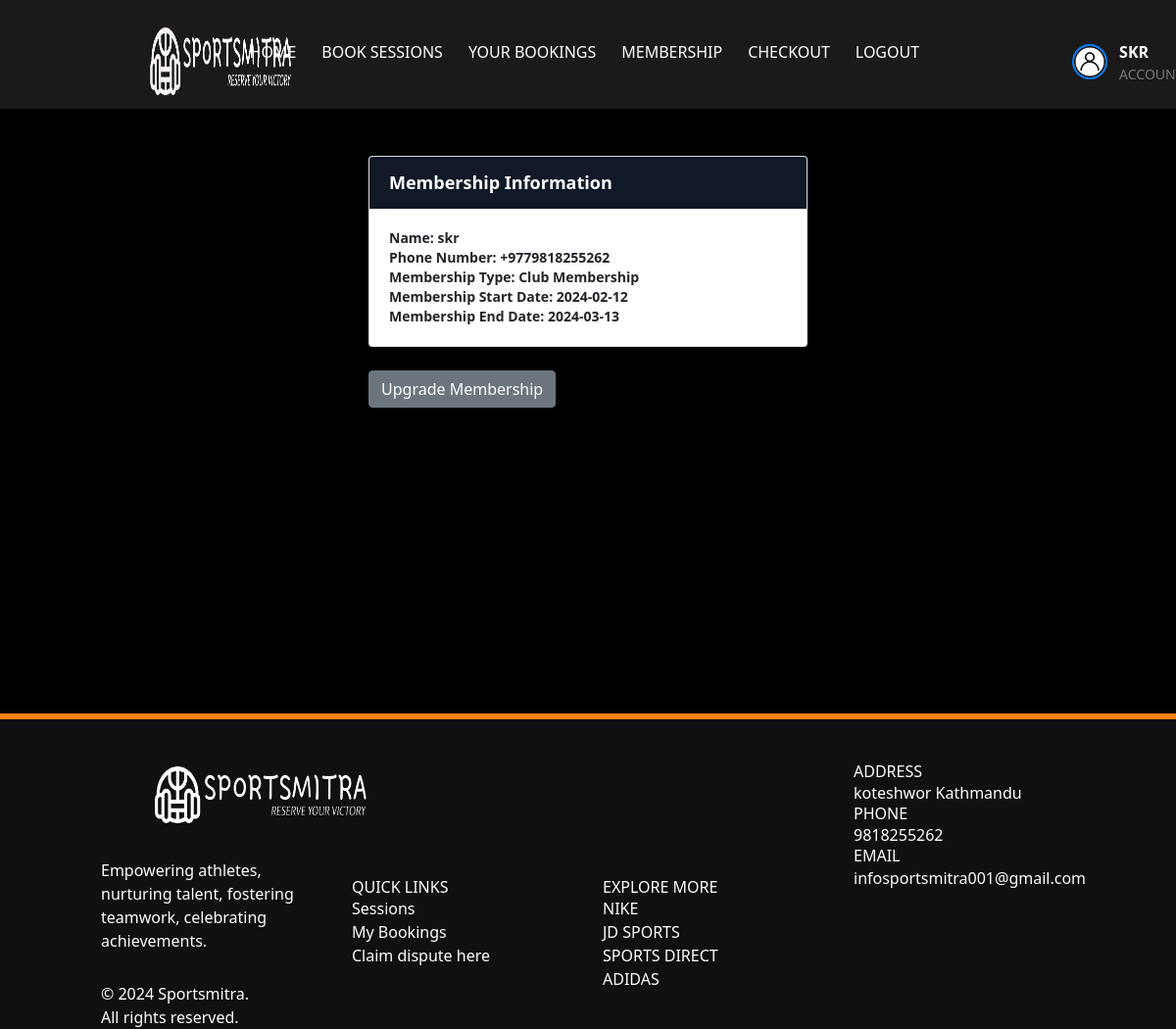
/order_subscription/skr (signed in), run on the app's committed database.
### app/models.py (models this page shows, shortened)
class UserAccount(UserMixin, db.Model):
    __tablename__ = 'UserAccount'
    id = db.Column(db.Integer, primary_key=True)
    User = db.Column(db.String(500), index=True)
    Email = db.Column(db.String(500), index=True, unique=True)
    Password = db.Column(db.String(500), index=True)
    Mobile = db.Column(db.String(120), index=True)
    verification_token = db.Column(db.String(1120), unique=True)
    verified = db.Column(db.Boolean, default=False)
    start_date = db.Column(db.Date, nullable=True)
    end_date = db.Column(db.Date, nullable=True)
    Member = db.Column(db.Boolean, default=False)
    member_type = db.Column(db.String(50))
    profile_picture = db.Column(
        db.String(255), nullable=True, default='../static/images/acc.jpg')
    roles = db.relationship("Role", secondary=user_role,
                            backref=db.backref("users", lazy="dynamic"))
    def has_role(self, role_name):
        my_role = Role.query.filter_by(name=role_name).first()
        if my_role in self.roles:
            return True
        else:
            return False

### app/views.py (the view, shortened to what this page needs)
@app.route('/order_subscription/<string:username>', methods=['GET', 'POST'])
@login_required
@require_role(role="User")
def order_subscription(username):
    user = UserAccount.query.filter_by(User=username).first()
    plan_id = request.form.get('plan_id')
    memberships = Membership.query.all()
    if user is None:
        abort(404, f"No user found with username: {username}")
    return render_template('all_subscriptions.html', username=username, plans=plans, current_user=user, memberships=memberships, User=current_user)

### app/views.py (called while the page is built)
def require_role(role):
    def decorator(func):
        @wraps(func)
        def wrapped_function(*args, **kwargs):
            if not current_user.has_role(role):
                return redirect("/")
            else:
                return func(*args, **kwargs)
        return wrapped_function
    return decorator

@login_manager.user_loader
def load_user(id):
    return UserAccount.query.get(int(id))

### app/templates/all_subscriptions.html (shortened to what this page needs)
<!DOCTYPE html>
<html lang="en">
  <head>
    <link href="../static/css/animate.css" rel="stylesheet" />
    <link
      rel="stylesheet"
      href="../static/css/bootstrap.min.css"
      type="text/css"
    />
    <link rel="stylesheet" type="text/css" href="../static/css/style.css" />
    <link
      rel="stylesheet"
      href="https://cdn.jsdelivr.net/npm/tailwindcss@latest/dist/tailwind.min.css"
    />
  </head>
  <body class="align-content-center">
    <nav class="navbar navbar-expand-md navbar-dark">
      <div class="container" style="padding-top: 15px;">
        <a class="navbar-brand mr-auto" href="/"
          ><img src="../static/images/nb.png" alt="Sportsmitra" class="logo"
        /></a>
        <div class="collapse navbar-collapse" id="collapsibleNavbar">
          <ul class="navbar-nav ml-auto">
            <li class="nav-item"><a class="nav-link" href="/user">Home</a></li>
            <li class="nav-item"><a class="nav-link" href="/lookup_venue">Book Sessions</a></li>
            <li class="nav-item"><a class="nav-link" href="/my_bookings">Your Bookings</a></li>
            <li class="nav-item"><a class="nav-link" href="{{ url_for('order_subscription', username=current_user.User) }}">Membership</a></li>
            <li class="nav-item"><a class="nav-link" href="/checkout_page">Checkout</a></li>
            <li class="nav-item"><a class="nav-link" href="#" id="logout">Logout</a></li>
            <li class="nav-item">
              <a class="nav-link" href="/update_user" style="display: flex; align-items: center; margin-left: 130px; text-decoration: none; color: #333;">
                <img src="../static/images/acc.jpg" alt="User Account" style="width: 36px; height: 36px; border-radius: 50%; margin-right: 12px; border: 2px solid #007bff;"/>
                <div>
                  <span
                    style="font-weight: bold; font-size: 16px; display: block"
                    >{{User.User}}</span
                  >
                  <span style="font-size: 14px; display: block; color: #777;">Account</span>
                </div>
              </a>
            </li>
        </ul>
        </div>
      </div>
    </nav>
    <br />
    <br />
    <div class="container-fluid">
      {% if current_user.Member %}
      <div class="d-flex justify-content-center">
        <div class="max-w-md w-full">
          <div class="card">
            <div class="card-header bg-gray-900 text-white">
              <h3 class="text-lg font-bold">Membership Information</h3>
            </div>
            <div class="card-body">
              <p class="text-sm font-semibold">Name: {{ current_user.User }}</p>
              <p class="text-sm font-semibold">
                Phone Number: {{ current_user.Mobile }}
              </p>
              <p class="text-sm font-semibold">
                Membership Type: {{ current_user.member_type }}
              </p>
              <p class="text-sm font-semibold">
                Membership Start Date: {{
                current_user.start_date.strftime('%Y-%m-%d') }}
              </p>
              <p class="text-sm font-semibold">
                Membership End Date: {{
                current_user.end_date.strftime('%Y-%m-%d') }}
              </p>
            </div>
          </div>
          <div class="mt-4">
            <form id="cancelForm" action="{{ url_for('cancel_usermembership', user_id= current_user.id) }}" method="POST">
              <button id="cancelButton" class="btn btn-secondary btn-square" type="button">
                Upgrade Membership
              </button>
            </form>
          </div>
        </div>
      </div>
      <br /><br />
             {% endif %}
          </div>
          <br />
          <br />
    <br />
    <br />
    <br />
    <br />
    <br />
    <br />
    <br />
    <br />
    <br />
    <footer class="container-fluid">
      <div class="container">
        <div class="row">
          <div
            class="col-md-3 footer1 d-flex wow bounceInLeft"
            data-wow-delay=".25s"
          >
            <div class="d-flex flex-wrap align-content-center">
              <a href="#"
                ><br /><br /><img
                  src="../static/images/fnb.png"
                  alt="logo"
                  class="logo"
              /></a>
              <p>
                Empowering athletes, nurturing talent, fostering teamwork,
                celebrating <br />
                achievements.
              </p>
              <p>&copy; 2024 Sportsmitra. <br />All rights reserved.<br /></p>
            </div>
          </div>
          <div
            class="col-md-3 footer2 wow bounceInUp"
            data-wow-delay=".25s"
            id="contact"
          >
            <br />
            <br />
            <br />
            <br />
            <br />
            <br />
            <br />
            <h5>QUICK LINKS</h5>
            <a href="/lookup_venue">Sessions</a><br />
            <a href="/my_bookings">My Bookings</a><br />
            <a href="/refund_form">Claim dispute here</a>
          </div>
          <div
            class="col-md-3 footer2 wow bounceInUp"
            data-wow-delay=".25s"
            id="contact"
          >
            <br />
            <br />
            <br />
            <br />
            <br />
            <br />
            <br />
            <h5>EXPLORE MORE</h5>
            <a href="https://www.nike.com"> NIKE </a><br />
            <a href="https://www.jdsports.com"> JD SPORTS </a><br />
            <a href="https://www.sportsdirect.com"> SPORTS DIRECT </a><br />
            <a href="https://www.adidas.co.uk"> ADIDAS </a><br />
          </div>
          <div class="col-md-3 footer3 wow bounceInRight" data-wow-delay=".25s">
            <h5>ADDRESS</h5>
            <p>koteshwor Kathmandu</p>
            <h5>PHONE</h5>
            <p>9818255262</p>
            <h5>EMAIL</h5>
            <p>infosportsmitra001@gmail.com</p>
          </div>
        </div>
      </div>
    </footer>
  </body>
</html>

### app/static/css/style.css (style rules this page uses)
body { font-family: "Lato", sans-serif; overflow: hidden; overflow-y: scroll; background-color: #000; }
body nav { background: rgba(255, 255, 255, 0.1); }
body nav .navbar-nav a { font-size: 16px; text-transform: uppercase; color: #fff !important; transition: all 0.3s; -webkit-transition: all 0.3s; -ms-transition: all 0.3s; -o-transition: all 0.3s; }
a, a:hover { color: #ff8013; }
footer { background: #101011; color: #fff; }
footer .footer1 p { margin-top: 30px; }
footer .footer3 { padding-top: 50px; }
footer::before { content: ""; position: absolute; border: 3px solid #ff8013; width: 100%; left: 0; }
.logo { height: 70px; width: auto; margin-left: 50px; margin-right: 50px; }
.nav-item { flex: 0 0 auto; margin-right: 10px; }

### data on the page
UserAccount: User "SKR", User "skr", Mobile "+9779818255262", member_type "Club Membership", start_date "2024-02-12", end_date "2024-03-13"
